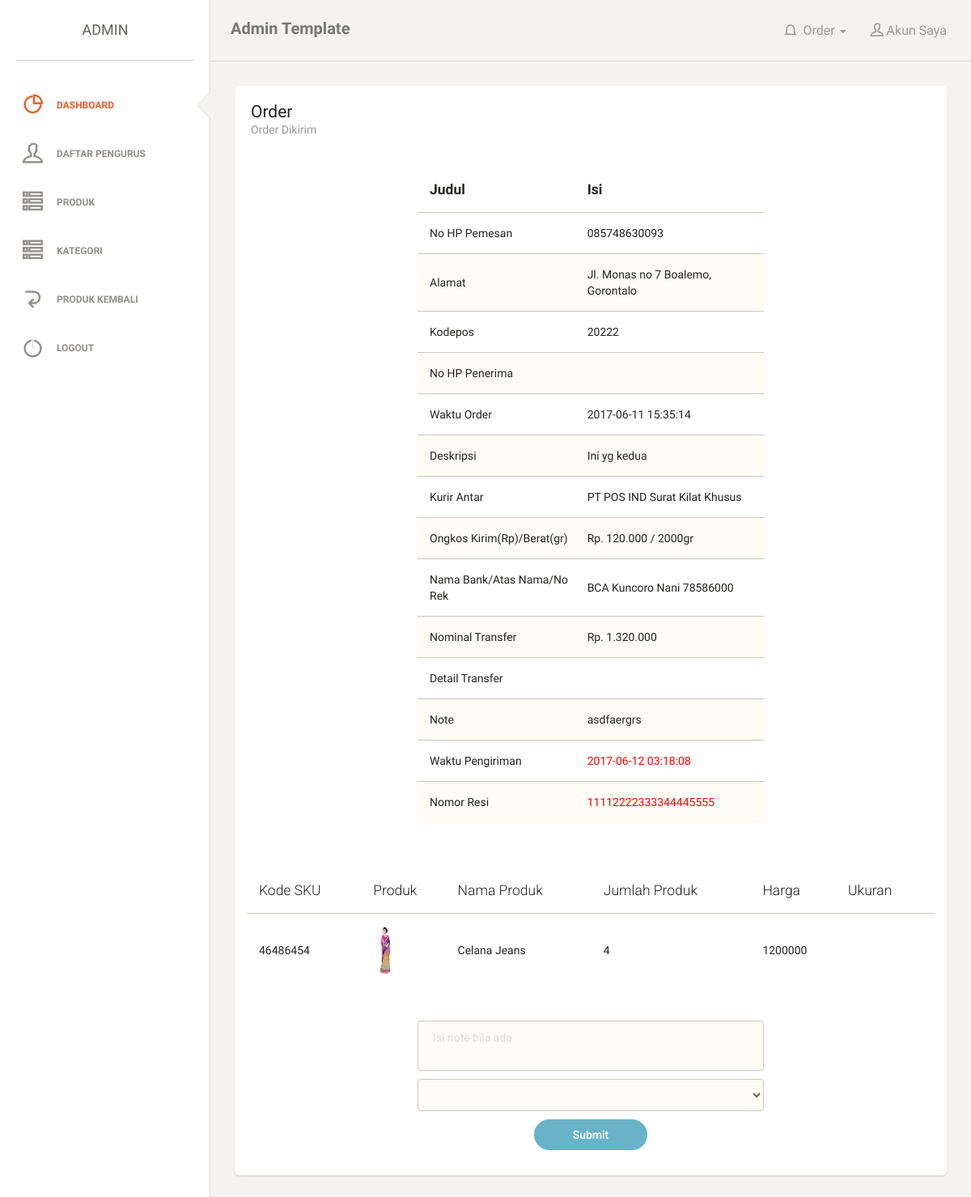
Page /admin/order_dikirim_spec.php?order_id=4&stat=Dikirim (signed in) on the committed database.
### tables this page shows
CREATE TABLE `tbl_order` (
  `id_order` int(11) NOT NULL,
  `id_user` int(11) NOT NULL,
  `id_pengurus` int(11) NOT NULL,
  `id_kirim` int(11) NOT NULL,
  `no_kontak` varchar(15) NOT NULL,
  `alamat` varchar(50) NOT NULL,
  `kabupaten` varchar(25) NOT NULL,
  `provinsi` varchar(25) NOT NULL,
  `kodepos` varchar(10) NOT NULL,
  `tgl_order` datetime NOT NULL,
  `desk_order` varchar(100) NOT NULL,
  `jenis_kurir` varchar(25) NOT NULL,
  `jenis_paket` varchar(20) NOT NULL,
  `ongkir` int(20) NOT NULL,
  `berat_order` int(20) NOT NULL,
  `status_order` varchar(15) NOT NULL,
  `nama_bank` varchar(12) DEFAULT NULL,
  `nama_rek` varchar(25) DEFAULT NULL,
  `no_rek` varchar(20) DEFAULT NULL,
  `nominal_transfer` int(15) DEFAULT NULL,
  `detail_transfer` varchar(100) DEFAULT NULL,
  `note` varchar(100) DEFAULT NULL
);

CREATE TABLE `kirim` (
  `id_kirim` int(11) NOT NULL,
  `id_order` int(11) NOT NULL,
  `alamat_kirim` varchar(100) NOT NULL,
  `tgl_kirim` datetime NOT NULL,
  `jenis_kurir` varchar(25) NOT NULL,
  `jenis_paket` varchar(25) NOT NULL,
  `berat_paket` int(10) NOT NULL,
  `no_resi` varchar(40) NOT NULL
);

CREATE TABLE `order_detail` (
  `id_order_detail` int(11) NOT NULL,
  `id_order` int(11) NOT NULL,
  `id_produk` int(11) NOT NULL,
  `jumlah_produk` int(10) NOT NULL,
  `harga` int(15) NOT NULL
);

CREATE TABLE `produk` (
  `id_produk` int(11) NOT NULL,
  `id_kategori` int(11) NOT NULL,
  `kode_SKU` varchar(20) NOT NULL,
  `nama_brg` varchar(25) NOT NULL,
  `merk` varchar(10) NOT NULL,
  `harga` int(15) NOT NULL,
  `deskripsi` varchar(50) NOT NULL,
  `gambar` varchar(50) NOT NULL,
  `berat` int(10) NOT NULL,
  `gender` enum('MEN','WOMEN') NOT NULL,
  `tgl_update` datetime NOT NULL,
  `stok` int(20) NOT NULL
);

### class/Order.php (called while the page is built, shortened)
<?php
class Order {
	private $db;
    function __construct($db_conn)
    {
        $this->db = $db_conn;
    }
    public function getOrder($id, $status)
	{
		$stmt = $this->db->prepare("SELECT * FROM tbl_order WHERE id_order=:id AND status_order=:status");
		$stmt->execute(array(":id"=>$id, ":status"=>$status));
		$editRow=$stmt->fetch(PDO::FETCH_ASSOC);
		return $editRow;
	}
}
?>

### admin/order_dikirim_spec.php (the view, shortened to what this page needs)
<?php
    require_once "../db.php";
    require_once "../class/Order.php";
    $order = new Order($db);
    $jumlah_desimal = "0";
    $pemisah_desimal = ",";
    $pemisah_ribuan = ".";
    if(isset($_GET['order_id']) && isset($_GET['stat']))
    {
        $id = $_GET['order_id'];
        $stat = $_GET['stat'];
        extract($order->getOrder($id, $stat));
        $tblOnK = "SELECT * FROM tbl_order RIGHT JOIN kirim ON (tbl_order.id_kirim=kirim.id_kirim) WHERE tbl_order.id_order={$id}";
        $stmtOnK = $db->prepare($tblOnK);
        $stmtOnK->execute();
        $rowOnK = $stmtOnK->fetch(PDO::FETCH_ASSOC);
    }
?>
<!doctype html>
<html lang="en">
<head>
</head>
<body>
<div class="wrapper">
	<div class="sidebar" data-background-color="white" data-active-color="danger">
    <?php
        include "template/sidebar.php";
    ?>
    </div>
    <div class="main-panel">
		<?php
            include "template/navbar.php";
        ?>
        <div class="content">
            <div class="container-fluid">
                <div class="row">
                    <div class="col-md-12">
                        <div class="card">
                            <div class="header">
                                <h4 class="title">Order</h4>
                                <p class="category">Order Dikirim</p>
                            </div>
                            <div class="content">
                                <form method="post" enctype="multipart/form-data" >
                                    <div class="row">
                                        <div class="col-md-3"></div>
                                        <div class="col-md-6">
                                            <div class="content table-responsive table-full-width">
                                                <table class="table table-striped">
                                                    <thead>
                                                        <th><b>Judul</b></th>
                                                        <th><b>Isi</b></th>
                                                    </thead>
                                                    <tbody>
                                                        <tr>
                                                            <td>No HP Pemesan</td>
                                                            <td><?php echo $no_kontak ?></td>
                                                        </tr>
                                                        <tr>
                                                            <td>Alamat</td>
                                                            <td><?php echo $alamat.' '.$kabupaten.', '.$provinsi ?></td>
                                                        </tr>
                                                        <tr>
                                                            <td>Kodepos</td>
                                                            <td><?php echo $kodepos ?></td>
                                                        </tr>
                                                        <tr>
                                                            <td>No HP Penerima</td>
                                                            <td><?php echo $no_penerima ?></td>
                                                        </tr>
                                                        <tr>
                                                            <td>Waktu Order</td>
                                                            <td><?php echo $tgl_order ?></td>
                                                        </tr>
                                                        <tr>
                                                            <td>Deskripsi</td>
                                                            <td><?php echo $desk_order ?></td>
                                                        </tr>
                                                        <tr>
                                                            <td>Kurir Antar</td>
                                                            <td><?php echo $jenis_kurir.' '. $jenis_paket ?></td>
                                                        </tr>
                                                        <tr>
                                                            <td>Ongkos Kirim(Rp)/Berat(gr)</td>
                                                            <td><?php echo "Rp. ".number_format($ongkir,$jumlah_desimal, $pemisah_desimal, $pemisah_ribuan).' / '. $berat_order.'gr' ?></td>
                                                        </tr>
                                                        <tr>
                                                            <td>Nama Bank/Atas Nama/No Rek</td>
                                                            <td><?php echo $nama_bank.' '. $nama_rek.' '.$no_rek ?></td>
                                                        </tr>
                                                        <tr>
                                                            <td>Nominal Transfer</td>
                                                            <td><?php echo "Rp. ".number_format($nominal_transfer,$jumlah_desimal, $pemisah_desimal, $pemisah_ribuan) ?></td>
                                                        </tr>
                                                        <tr>
                                                            <td>Detail Transfer</td>
                                                            <td><?php echo $detail_transfer ?></td>
                                                        </tr>
                                                        <tr>
                                                            <td>Note</td>
                                                            <td><?php echo $note ?></td>
                                                        </tr>
                                                        <tr>
                                                            <td>Waktu Pengiriman</td>
                                                            <td><font color="red"><?php echo $rowOnK['tgl_kirim'] ?></font></td>
                                                        </tr>
                                                        <tr>
                                                            <td>Nomor Resi</td>
                                                            <td><font color="red"><?php echo $rowOnK['no_resi'] ?></font></td>
                                                        </tr>
                                                    </tbody>
                                                </table>
                                            </div>
                                        </div>
                                        <div class="col-md-3"></div>
                                    </div>
                                    <div class="row">
                                        <div class="col-md-12">
                                            <div class="content table-responsive table-full-width">
                                                <table class="table table-striped">
                                                    <thead>
                                                        <th>Kode SKU</th>
                                                        <th>Produk</th>
                                                        <th>Nama Produk</th>
                                                        <th>Jumlah Produk</th>
                                                        <th>Harga</th>
                                                        <th>Ukuran</th>
                                                    </thead>
                                                    <tbody>
                                                        <?php
                                                            $tb = "SELECT *, order_detail.harga as hargax FROM order_detail INNER JOIN produk ON (order_detail.id_produk=produk.id_produk) WHERE order_detail.id_order = {$id}";
                                                            $tbl = $db->prepare($tb);
                                                            $tbl->execute();
                                                            if($tbl->rowCount()>0)
                                                            {
                                                                while($produk_order=$tbl->fetch(PDO::FETCH_ASSOC))
                                                                {
                                                                   ?>
                                                                        <tr>
                                                                            <td><?php echo $produk_order['kode_SKU'] ?></td>
                                                                            <td><img src="../assets/img_produk/<?php echo $produk_order['gambar'] ?>" width="30px" height="60px"></td>
                                                                            <td><?php echo $produk_order['nama_brg'] ?></td>
                                                                            <td><?php echo $produk_order['jumlah_produk'] ?></td>
                                                                            <td><?php echo $produk_order['hargax'] ?></td>
                                                                            <td><?php echo $produk_order['ukuran'] ?></td>
                                                                        </tr>
                                                                   <?php
                                                                }
                                                            }
                                                        ?>
                                                    </tbody>
                                                </table>
                                            </div>
                                        </div>
                                    </div>
                                    <div class="row">
                                        <div class="col-md-3"></div>
                                        <div class="col-md-6">
                                            <div class="form-group">
                                                <form method="post">
                                                    <textarea name="note" class="form-control border-input"  Placeholder="Isi note bila ada"></textarea>
                                                    <select name="status_order" class="form-control border-input" style="margin-top: 10px; margin-bottom: 10px; align: center" required>
                                                        <option></option>
                                                        <option value="Terkirim">Terkirim</option>
                                                    </select>
                                                    <div class="text-center">
                                                        <input type="submit" name="submit" class="btn btn-info btn-fill btn-wd">
                                                    </div>
                                                </form>
                                            </div>
                                        </div>
                                        <div class="col-md-3"></div>
                                    </div>
                                </form>
                            </div>
                        </div>
                    </div>
                </div>
            </div>
        </div>
    </div>
</div>
</body>
</html>

### style.css (style rules this page uses)
body { background: #76b852; background: -webkit-linear-gradient(right, #76b852, #8DC26F); background: -moz-linear-gradient(right, #76b852, #8DC26F); background: -o-linear-gradient(right, #76b852, #8DC26F); background: linear-gradient(to left, #76b852, #8DC26F); font-family: "Roboto", sans-serif; -webkit-font-smoothing: antialiased; -moz-osx-font-smoothing: grayscale; }

### rows in the picture
tbl_order: no_kontak "085748630093", alamat "Jl. Monas no 7", kabupaten "Boalemo", provinsi "Gorontalo", kodepos "20222", tgl_order "2017-06-11 15:35:14", desk_order "Ini yg kedua", jenis_kurir "PT POS IND", jenis_paket "Surat Kilat Khusus", ongkir "120.000", berat_order "2000", nama_bank "BCA", nama_rek "Kuncoro Nani", no_rek "78586000", nominal_transfer "1.320.000", note "asdfaergrs", id_kirim.tgl_kirim "2017-06-12 03:18:08", id_kirim.no_resi "11112222333344445555"
order_detail: id_produk.kode_SKU "46486454", id_produk.gambar (picture), id_produk.nama_brg "Celana Jeans", jumlah_produk "4", harga "1200000"
